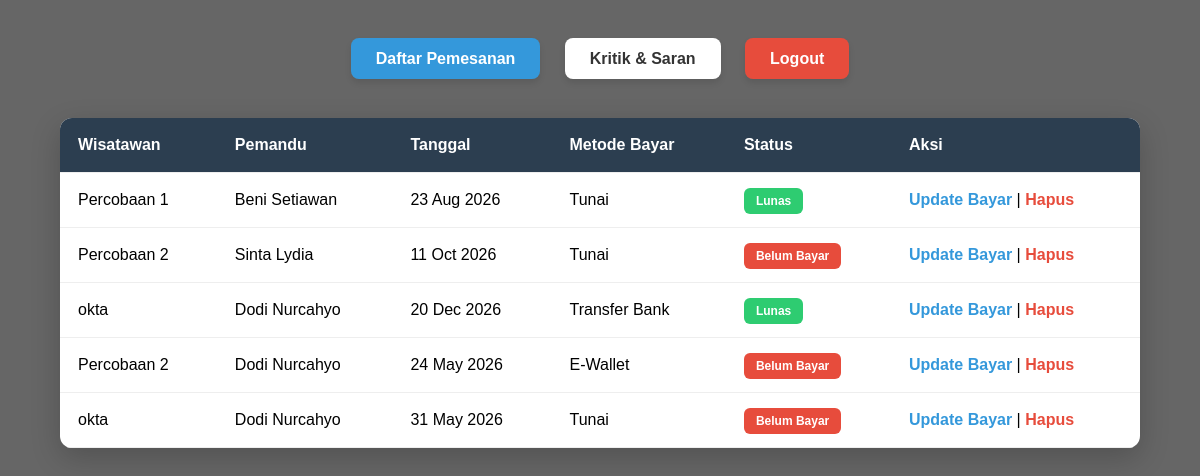
Page /admin.php?view=pesanan (signed in) on the committed database.
### tables this page shows
CREATE TABLE `pemesanan` (
  `id_pesan` int(11) NOT NULL,
  `id_user` int(11) DEFAULT NULL,
  `id_pemandu` int(11) DEFAULT NULL,
  `nomor_telepon` varchar(20) DEFAULT NULL,
  `tanggal_kunjungan` date DEFAULT NULL,
  `durasi_jam` int(11) DEFAULT NULL,
  `status_pembayaran` enum('Belum Bayar','Lunas') DEFAULT 'Belum Bayar',
  `metode_pembayaran` enum('Tunai','Transfer Bank','E-Wallet') DEFAULT 'Tunai'
);

CREATE TABLE `users` (
  `id_user` int(11) NOT NULL,
  `username` varchar(50) NOT NULL,
  `password` varchar(255) NOT NULL,
  `nama_lengkap` varchar(100) DEFAULT NULL,
  `role` enum('admin','user') DEFAULT 'user'
);

CREATE TABLE `pemandu` (
  `id_pemandu` int(11) NOT NULL,
  `nama_lengkap` varchar(100) DEFAULT NULL,
  `keahlian` varchar(255) DEFAULT NULL,
  `harga_per_jam` int(11) DEFAULT NULL,
  `foto_profil` varchar(255) DEFAULT NULL
);

### admin.php (the view, shortened to what this page needs)
<?php
include 'config.php';
$view = isset($_GET['view']) ? $_GET['view'] : '';
?>
<!DOCTYPE html>
<html lang="id">
<head>
    <link rel="stylesheet" href="css/style.css">
</head>
<body style="background: linear-gradient(rgba(0,0,0,0.6), rgba(0,0,0,0.6)),url('assets/img/tour-guide.png') center/cover; height: 100vh;" class="bg-global page-transition">
    <div class="tab-menu">
        <a href="admin.php?view=pesanan" class="tab-btn <?php echo $view == 'pesanan' ? 'tab-active' : ''; ?>">Daftar Pemesanan</a>
        <a href="admin.php?view=saran" class="tab-btn <?php echo $view == 'saran' ? 'tab-active' : ''; ?>">Kritik & Saran</a>
        <a href="logout.php" class="tab-btn" style="background:#e74c3c; color:white;">Logout</a>
    </div>
    <?php if ($view == 'pesanan'): ?>
        <table>
            <thead>
                <tr>
                    <th>Wisatawan</th>
                    <th>Pemandu</th>
                    <th>Tanggal</th>
                    <th>Metode Bayar</th>
                    <th>Status</th>
                    <th>Aksi</th>
                </tr>
            </thead>
            <tbody>
                <?php
                $sql = "SELECT pemesanan.*, users.nama_lengkap AS u_nama, pemandu.nama_lengkap AS p_nama
                        FROM pemesanan
                        JOIN users ON pemesanan.id_user = users.id_user
                        JOIN pemandu ON pemesanan.id_pemandu = pemandu.id_pemandu";
                $res = mysqli_query($conn, $sql);
                while($d = mysqli_fetch_assoc($res)):
                ?>
                <tr>
                    <td><?php echo $d['u_nama']; ?></td>
                    <td><?php echo $d['p_nama']; ?></td>
                    <td><?php echo date('d M Y', strtotime($d['tanggal_kunjungan'])); ?></td>
                    <td><?php echo $d['metode_pembayaran']; ?></td>
                    <td>
                        <span class="badge <?php echo $d['status_pembayaran'] == 'Lunas' ? 'bg-paid' : 'bg-unpaid'; ?>">
                            <?php echo $d['status_pembayaran']; ?>
                        </span>
                    </td>
                    <td>
                        <a href="update_bayar.php?id=<?php echo $d['id_pesan']; ?>&status=<?php echo $d['status_pembayaran']; ?>" style="color:#3498db; text-decoration:none; font-weight:bold;">Update Bayar</a> |
                        <a href="hapus_pesanan.php?id=<?php echo $d['id_pesan']; ?>" onclick="return confirm('Hapus pesanan ini?')" style="color:#e74c3c; text-decoration:none; font-weight:bold;">Hapus</a>
                    </td>
                </tr>
                <?php endwhile; ?>
            </tbody>
        </table>
    <?php endif; ?>
</body>
</html>

### style.css (style rules this page uses)
* { margin: 0; padding: 0; box-sizing: border-box; font-family: 'Poppins', sans-serif; }
body { width: 100%; min-height: 100vh; overflow-x: hidden; }
.page-transition { animation: pageFadeIn 0.6s ease-out forwards; }
.bg-global { background: linear-gradient(rgba(0,0,0,0.5), rgba(0,0,0,0.5)), url('assets/img/tour-guide.png') center/cover no-repeat fixed; height: 100vh; width: 100%; }

### admin.php (style rules this page uses)
.tab-menu { text-align:center; margin: 50px 0; }
.tab-btn { padding: 12px 25px; text-decoration:none; background: #fff; color: #333; border-radius: 8px; margin: 0 10px; font-weight: 600; box-shadow: 0 4px 6px rgba(0,0,0,0.1); transition: 0.3s; }
.tab-active { background: #3498db; color: white; }
table { width: 90%; margin: 20px auto; background: white; border-collapse: collapse; border-radius: 12px; overflow: hidden; box-shadow: 0 10px 30px rgba(0,0,0,0.2); }
th, td { padding: 18px; text-align: left; border-bottom: 1px solid #eee; }
th { background: #2c3e50; color: white; }
.badge { padding: 6px 12px; border-radius: 6px; font-size: 12px; font-weight: bold; }
.bg-unpaid { background: #e74c3c; color: white; }
.bg-paid { background: #2ecc71; color: white; }

### rows in the picture
pemesanan: id_user.nama_lengkap "Percobaan 1", id_pemandu.nama_lengkap "Beni Setiawan", tanggal_kunjungan "23 Aug 2026", metode_pembayaran "Tunai", status_pembayaran "Lunas"
pemesanan: id_user.nama_lengkap "Percobaan 2", id_pemandu.nama_lengkap "Sinta Lydia", tanggal_kunjungan "11 Oct 2026", metode_pembayaran "Tunai", status_pembayaran "Belum Bayar"
pemesanan: id_user.nama_lengkap "okta", id_pemandu.nama_lengkap "Dodi Nurcahyo", tanggal_kunjungan "20 Dec 2026", metode_pembayaran "Transfer Bank", status_pembayaran "Lunas"
pemesanan: id_user.nama_lengkap "Percobaan 2", id_pemandu.nama_lengkap "Dodi Nurcahyo", tanggal_kunjungan "24 May 2026", metode_pembayaran "E-Wallet", status_pembayaran "Belum Bayar"
pemesanan: id_user.nama_lengkap "okta", id_pemandu.nama_lengkap "Dodi Nurcahyo", tanggal_kunjungan "31 May 2026", metode_pembayaran "Tunai", status_pembayaran "Belum Bayar"
